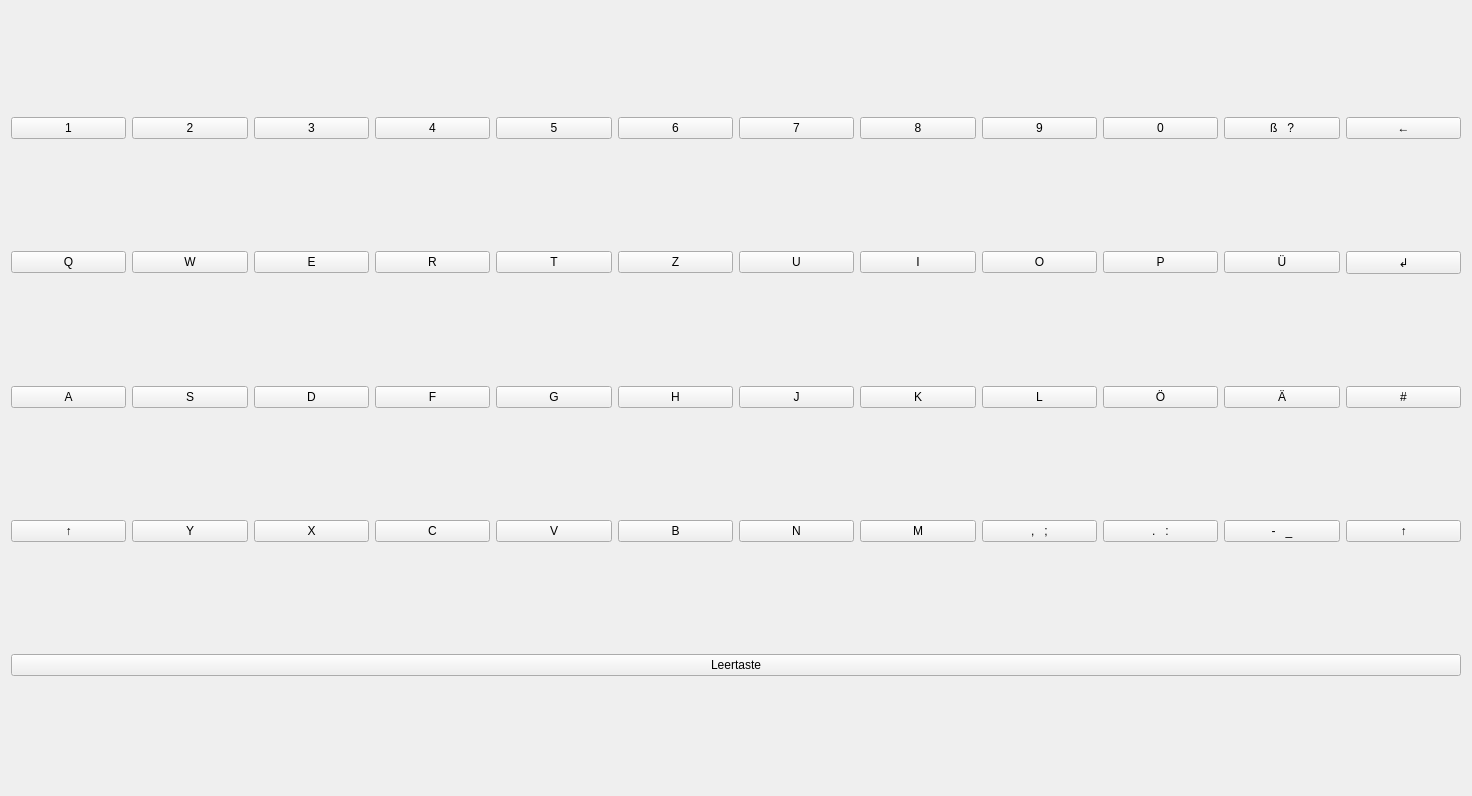
<?xml version="1.0" encoding="UTF-8"?>
<ui version="4.0">
 <class>key</class>
 <widget class="QWidget" name="key">
  <property name="geometry">
   <rect>
    <x>0</x>
    <y>0</y>
    <width>1472</width>
    <height>796</height>
   </rect>
  </property>
  <property name="windowTitle">
   <string>Form</string>
  </property>
  <layout class="QVBoxLayout" name="verticalLayout">
   <item>
    <layout class="QHBoxLayout" name="zeile_1">
     <property name="rightMargin">
      <number>0</number>
     </property>
     <item>
      <widget class="QPushButton" name="_1">
       <property name="text">
        <string>1</string>
       </property>
      </widget>
     </item>
     <item>
      <widget class="QPushButton" name="_2">
       <property name="text">
        <string>2</string>
       </property>
      </widget>
     </item>
     <item>
      <widget class="QPushButton" name="_3">
       <property name="text">
        <string>3</string>
       </property>
      </widget>
     </item>
     <item>
      <widget class="QPushButton" name="_4">
       <property name="text">
        <string>4</string>
       </property>
      </widget>
     </item>
     <item>
      <widget class="QPushButton" name="_5">
       <property name="text">
        <string>5</string>
       </property>
      </widget>
     </item>
     <item>
      <widget class="QPushButton" name="_6">
       <property name="text">
        <string>6</string>
       </property>
      </widget>
     </item>
     <item>
      <widget class="QPushButton" name="_7">
       <property name="text">
        <string>7</string>
       </property>
      </widget>
     </item>
     <item>
      <widget class="QPushButton" name="_8">
       <property name="text">
        <string>8</string>
       </property>
      </widget>
     </item>
     <item>
      <widget class="QPushButton" name="_9">
       <property name="text">
        <string>9</string>
       </property>
      </widget>
     </item>
     <item>
      <widget class="QPushButton" name="_0">
       <property name="text">
        <string>0</string>
       </property>
      </widget>
     </item>
     <item>
      <widget class="QPushButton" name="ss">
       <property name="text">
        <string>ß   ?</string>
       </property>
      </widget>
     </item>
     <item>
      <widget class="QPushButton" name="backspace">
       <property name="text">
        <string>←</string>
       </property>
      </widget>
     </item>
    </layout>
   </item>
   <item>
    <layout class="QHBoxLayout" name="zeile_2">
     <item>
      <widget class="QPushButton" name="_Q">
       <property name="text">
        <string>Q</string>
       </property>
      </widget>
     </item>
     <item>
      <widget class="QPushButton" name="_W">
       <property name="text">
        <string>W</string>
       </property>
      </widget>
     </item>
     <item>
      <widget class="QPushButton" name="_E">
       <property name="text">
        <string>E</string>
       </property>
      </widget>
     </item>
     <item>
      <widget class="QPushButton" name="_R">
       <property name="text">
        <string>R</string>
       </property>
      </widget>
     </item>
     <item>
      <widget class="QPushButton" name="_T">
       <property name="text">
        <string>T</string>
       </property>
      </widget>
     </item>
     <item>
      <widget class="QPushButton" name="_Z">
       <property name="text">
        <string>Z</string>
       </property>
      </widget>
     </item>
     <item>
      <widget class="QPushButton" name="_U">
       <property name="text">
        <string>U</string>
       </property>
      </widget>
     </item>
     <item>
      <widget class="QPushButton" name="_Ii">
       <property name="text">
        <string>I</string>
       </property>
      </widget>
     </item>
     <item>
      <widget class="QPushButton" name="_O">
       <property name="text">
        <string>O</string>
       </property>
      </widget>
     </item>
     <item>
      <widget class="QPushButton" name="_P">
       <property name="text">
        <string>P</string>
       </property>
      </widget>
     </item>
     <item>
      <widget class="QPushButton" name="_ue">
       <property name="text">
        <string>Ü</string>
       </property>
      </widget>
     </item>
     <item>
      <widget class="QPushButton" name="_enter">
       <property name="text">
        <string>↲</string>
       </property>
      </widget>
     </item>
    </layout>
   </item>
   <item>
    <layout class="QHBoxLayout" name="zeile_3">
     <item>
      <widget class="QPushButton" name="_A">
       <property name="text">
        <string>A</string>
       </property>
      </widget>
     </item>
     <item>
      <widget class="QPushButton" name="_S">
       <property name="text">
        <string>S</string>
       </property>
      </widget>
     </item>
     <item>
      <widget class="QPushButton" name="_D">
       <property name="text">
        <string>D</string>
       </property>
      </widget>
     </item>
     <item>
      <widget class="QPushButton" name="_F">
       <property name="text">
        <string>F</string>
       </property>
      </widget>
     </item>
     <item>
      <widget class="QPushButton" name="_G">
       <property name="text">
        <string>G</string>
       </property>
      </widget>
     </item>
     <item>
      <widget class="QPushButton" name="_H">
       <property name="text">
        <string>H</string>
       </property>
      </widget>
     </item>
     <item>
      <widget class="QPushButton" name="_J">
       <property name="text">
        <string>J</string>
       </property>
      </widget>
     </item>
     <item>
      <widget class="QPushButton" name="_K">
       <property name="text">
        <string>K</string>
       </property>
      </widget>
     </item>
     <item>
      <widget class="QPushButton" name="_L">
       <property name="text">
        <string>L</string>
       </property>
      </widget>
     </item>
     <item>
      <widget class="QPushButton" name="_oe">
       <property name="text">
        <string>Ö</string>
       </property>
      </widget>
     </item>
     <item>
      <widget class="QPushButton" name="_ae">
       <property name="text">
        <string>Ä</string>
       </property>
      </widget>
     </item>
     <item>
      <widget class="QPushButton" name="_hashtag">
       <property name="text">
        <string>#</string>
       </property>
      </widget>
     </item>
    </layout>
   </item>
   <item>
    <layout class="QHBoxLayout" name="zeile_4">
     <item>
      <widget class="QPushButton" name="_umschaltL">
       <property name="text">
        <string>↑</string>
       </property>
      </widget>
     </item>
     <item>
      <widget class="QPushButton" name="_Y">
       <property name="text">
        <string>Y</string>
       </property>
      </widget>
     </item>
     <item>
      <widget class="QPushButton" name="_X">
       <property name="text">
        <string>X</string>
       </property>
      </widget>
     </item>
     <item>
      <widget class="QPushButton" name="_C">
       <property name="text">
        <string>C</string>
       </property>
      </widget>
     </item>
     <item>
      <widget class="QPushButton" name="_V">
       <property name="text">
        <string>V</string>
       </property>
      </widget>
     </item>
     <item>
      <widget class="QPushButton" name="_B">
       <property name="text">
        <string>B</string>
       </property>
      </widget>
     </item>
     <item>
      <widget class="QPushButton" name="_N">
       <property name="text">
        <string>N</string>
       </property>
      </widget>
     </item>
     <item>
      <widget class="QPushButton" name="_M">
       <property name="text">
        <string>M</string>
       </property>
      </widget>
     </item>
     <item>
      <widget class="QPushButton" name="_comma">
       <property name="text">
        <string>,   ;</string>
       </property>
      </widget>
     </item>
     <item>
      <widget class="QPushButton" name="_point">
       <property name="text">
        <string>.   :</string>
       </property>
      </widget>
     </item>
     <item>
      <widget class="QPushButton" name="_underscore">
       <property name="text">
        <string>-   _</string>
       </property>
      </widget>
     </item>
     <item>
      <widget class="QPushButton" name="_umschaltR">
       <property name="text">
        <string>↑</string>
       </property>
      </widget>
     </item>
    </layout>
   </item>
   <item>
    <layout class="QHBoxLayout" name="zeile_5">
     <item>
      <widget class="QPushButton" name="space">
       <property name="text">
        <string>Leertaste</string>
       </property>
      </widget>
     </item>
    </layout>
   </item>
  </layout>
 </widget>
 <resources/>
 <connections/>
</ui>
